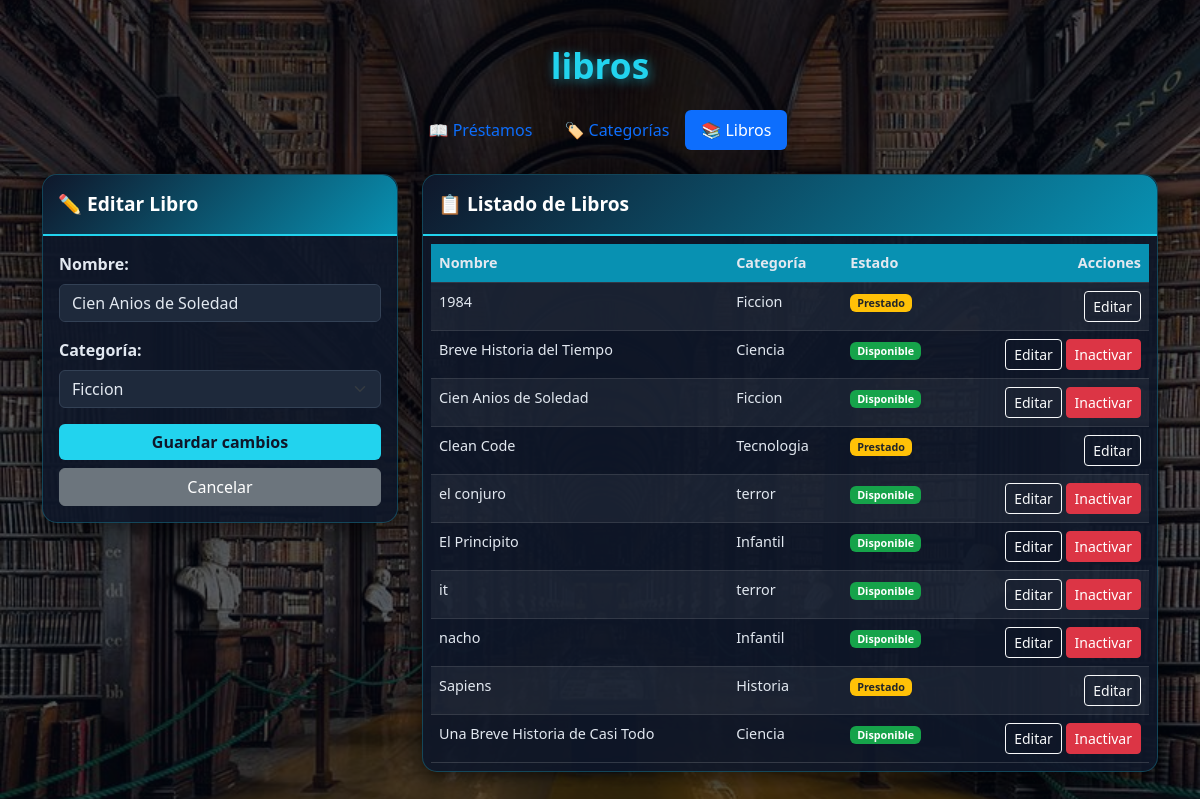
Page /modulo/libros.php?editar=1 on the committed database.
### tables this page shows
CREATE TABLE `libros` (
  `id_libro` int(11) NOT NULL AUTO_INCREMENT,
  `nombre` varchar(150) NOT NULL,
  `id_categoria` int(11) NOT NULL,
  `estado` enum('disponible','prestado','inactivo') NOT NULL DEFAULT 'disponible',
  PRIMARY KEY (`id_libro`),
  KEY `id_categoria` (`id_categoria`),
  CONSTRAINT `libros_ibfk_1` FOREIGN KEY (`id_categoria`) REFERENCES `categorias` (`id_categoria`)
);

CREATE TABLE `categorias` (
  `id_categoria` int(11) NOT NULL AUTO_INCREMENT,
  `nombre_categoria` varchar(50) NOT NULL,
  `estado` enum('activo','inactivo') NOT NULL DEFAULT 'activo',
  PRIMARY KEY (`id_categoria`),
  UNIQUE KEY `nombre_categoria` (`nombre_categoria`)
);

### funciones.php (called while the page is built, shortened)
<?php
function obtenerLibrosTodos(PDO $pdo) {
    $sql = "SELECT libros.id_libro, libros.nombre, libros.estado, libros.id_categoria,
                   categorias.nombre_categoria
            FROM libros
            INNER JOIN categorias ON libros.id_categoria = categorias.id_categoria
            ORDER BY libros.nombre ASC";
    return $pdo->query($sql)->fetchAll();
}
function obtenerLibroPorId(PDO $pdo, int $id_libro) {
    $sql = "SELECT id_libro, nombre, id_categoria, estado FROM libros WHERE id_libro = ?";
    $stmt = $pdo->prepare($sql);
    $stmt->execute([$id_libro]);
    return $stmt->fetch();
}
function obtenerCategoriasActivas(PDO $pdo) {
    $sql = "SELECT id_categoria, nombre_categoria FROM categorias WHERE estado = 'activo' ORDER BY nombre_categoria ASC";
    return $pdo->query($sql)->fetchAll();
}

### modulo/libros.php (the view, shortened to what this page needs)
<?php
require_once __DIR__ . '/../BD/config.php';
require_once __DIR__ . '/../funciones.php';
$db  = new Database();
$pdo = $db->conectar();
$libro_editar = isset($_GET['editar']) ? obtenerLibroPorId($pdo, trim($_GET['editar'])) : null;
$libros = obtenerLibrosTodos($pdo);
$categorias_activas = obtenerCategoriasActivas($pdo);
?>
<!DOCTYPE html>
<html lang="es">
<head>
    <link href="../bootstrap/css/bootstrap.min.css" rel="stylesheet">
    <link href="../css/style.css" rel="stylesheet">
</head>
<body class="bg-light">
    <div class="overlay">
        <div class="container py-4">
            <h1 class="text-center mb-4 titulo-principal">libros</h1>
            <ul class="nav nav-pills justify-content-center mb-4">
                <li class="nav-item">
                    <a class="nav-link" href="../index.php">📖 Préstamos</a>
                </li>
                <li class="nav-item">
                    <a class="nav-link" href="categorias.php">🏷️ Categorías</a>
                </li>
                <li class="nav-item">
                    <a class="nav-link active" href="libros.php">📚 Libros</a>
                </li>
            </ul>
            <div class="row">
                <div class="col-lg-4 mb-4">
                    <div class="card card-biblioteca">
                        <div class="card-header-biblioteca">
                            <?php echo $libro_editar ? '✏️ Editar Libro' : '➕ Nuevo Libro'; ?>
                        </div>
                        <div class="card-body">
                            <form method="POST" action="libros.php">
                                <div class="mb-3">
                                    <label for="nombre_libro" class="form-label fw-bold">Nombre:</label>
                                    <input type="text" class="form-control" id="nombre_libro" name="nombre_libro"
                                        placeholder="Ej: El Quijote"
                                        value="<?php echo $libro_editar ? htmlspecialchars($libro_editar['nombre']) : ''; ?>" required>
                                </div>
                                <div class="mb-3">
                                    <label for="id_categoria_libro" class="form-label fw-bold">Categoría:</label>
                                    <select class="form-select" id="id_categoria_libro" name="id_categoria_libro" required>
                                        <?php foreach ($categorias_activas as $c): ?>
                                            <option value="<?php echo $c['id_categoria']; ?>"
                                                <?php echo ($libro_editar && $libro_editar['id_categoria'] == $c['id_categoria']) ? 'selected' : ''; ?>>
                                                <?php echo htmlspecialchars($c['nombre_categoria']); ?>
                                            </option>
                                        <?php endforeach; ?>
                                    </select>
                                </div>
                                <button type="submit" class="btn btn-biblioteca w-100">
                                    <?php echo $libro_editar ? 'Guardar cambios' : 'Crear libro'; ?>
                                </button>
                                <?php if ($libro_editar): ?>
                                    <a href="libros.php" class="btn btn-secondary w-100 mt-2">Cancelar</a>
                                <?php endif; ?>
                            </form>
                        </div>
                    </div>
                </div>
                <div class="col-lg-8 mb-4">
                    <div class="card card-biblioteca">
                        <div class="card-header-biblioteca">📋 Listado de Libros</div>
                        <div class="card-body p-2">
                            <table class="table table-striped table-hover mb-0 tabla-biblioteca">
                                <thead>
                                    <tr>
                                        <th>Nombre</th>
                                        <th>Categoría</th>
                                        <th>Estado</th>
                                        <th class="text-end">Acciones</th>
                                    </tr>
                                </thead>
                                <tbody>
                                    <?php if (count($libros) == 0): ?>
                                        <tr>
                                            <td colspan="4" class="text-center text-muted">No hay libros registrados</td>
                                        </tr>
                                        <?php else: foreach ($libros as $l): ?>
                                            <tr>
                                                <td><?php echo htmlspecialchars($l['nombre']); ?></td>
                                                <td><?php echo htmlspecialchars($l['nombre_categoria']); ?></td>
                                                <td>
                                                    <?php if ($l['estado'] == 'disponible'): ?>
                                                        <span class="badge badge-disponible">Disponible</span>
                                                    <?php elseif ($l['estado'] == 'prestado'): ?>
                                                        <span class="badge bg-warning text-dark">Prestado</span>
                                                    <?php else: ?>
                                                        <span class="badge badge-inactivo">Inactivo</span>
                                                    <?php endif; ?>
                                                </td>
                                                <td class="text-end">
                                                    <a href="libros.php?editar=<?php echo $l['id_libro']; ?>" class="btn btn-sm btn-outline-light">Editar</a>
                                                    <?php if ($l['estado'] != 'prestado'): ?>
                                                        <form method="POST" action="libros.php" class="d-inline">
                                                            <?php if ($l['estado'] == 'disponible'): ?>
                                                                <button type="submit" class="btn btn-sm btn-danger">Inactivar</button>
                                                            <?php else: ?>
                                                                <input type="hidden" name="nuevo_estado" value="disponible">
                                                                <button type="submit" class="btn btn-sm btn-success">Activar</button>
                                                            <?php endif; ?>
                                                        </form>
                                                    <?php endif; ?>
                                                </td>
                                            </tr>
                                    <?php endforeach;
                                    endif; ?>
                                </tbody>
                            </table>
                        </div>
                    </div>
                </div>
            </div>
        </div>
    </div>
</body>
</html>

### css/style.css (style rules this page uses)
body { background-image: url('../fondo.jpg'); background-size: cover; background-position: center; background-repeat: no-repeat; background-attachment: fixed; min-height: 100vh; font-family: 'Segoe UI', Tahoma, sans-serif; }
.overlay { background-color: rgba(3, 7, 18, 0.65); min-height: 100vh; padding: 20px 0; }
.titulo-principal { color: #22d3ee; text-shadow: 2px 2px 12px rgba(34, 211, 238, 0.6); font-weight: bold; font-size: 2.2rem; }
.card-biblioteca { background-color: rgba(15, 23, 42, 0.92); border-radius: 15px; box-shadow: 0 8px 25px rgba(0, 0, 0, 0.5); border: 1px solid rgba(34, 211, 238, 0.25); color: #e2e8f0; }
.card-header-biblioteca { background: linear-gradient(135deg, #0f172a, #0891b2); color: #ffffff; border-radius: 15px 15px 0 0; padding: 15px; font-weight: bold; font-size: 1.2rem; border-bottom: 2px solid #22d3ee; }
.card-biblioteca .form-label, .card-biblioteca p { color: #e2e8f0; }
.card-biblioteca .form-control, .card-biblioteca .form-select { background-color: #1e293b; color: #e2e8f0; border: 1px solid #334155; }
.btn-biblioteca { background-color: #22d3ee; border: none; color: #0f172a; font-weight: 700; }
.tabla-biblioteca { --bs-table-color: #e2e8f0; --bs-table-bg: transparent; --bs-table-striped-color: #e2e8f0; --bs-table-striped-bg: rgba(255, 255, 255, 0.05); --bs-table-hover-color: #ffffff; --bs-table-hover-bg: rgba(34, 211, 238, 0.15); --bs-table-border-color: rgba(255, 255, 255, 0.15); font-size: 0.9rem; }
.tabla-biblioteca thead { background-color: #0891b2; color: white; }
.badge-disponible { background-color: #16a34a; }
.card-biblioteca .form-control::placeholder { color: #e2e8f0; opacity: 1; }

### rows in the picture
libros: nombre_libro "Cien Anios de Soledad", id_categoria_libro "Ficcion", nombre "Cien Anios de Soledad", id_categoria.nombre_categoria "Ficcion", estado "Disponible"
libros: nombre "1984", id_categoria.nombre_categoria "Ficcion", estado "Prestado"
libros: nombre "Breve Historia del Tiempo", id_categoria.nombre_categoria "Ciencia", estado "Disponible"
libros: nombre "Clean Code", id_categoria.nombre_categoria "Tecnologia", estado "Prestado"
libros: nombre "el conjuro", id_categoria.nombre_categoria "terror", estado "Disponible"
libros: nombre "El Principito", id_categoria.nombre_categoria "Infantil", estado "Disponible"
libros: nombre "it", id_categoria.nombre_categoria "terror", estado "Disponible"
libros: nombre "nacho", id_categoria.nombre_categoria "Infantil", estado "Disponible"
libros: nombre "Sapiens", id_categoria.nombre_categoria "Historia", estado "Prestado"
libros: nombre "Una Breve Historia de Casi Todo", id_categoria.nombre_categoria "Ciencia", estado "Disponible"
